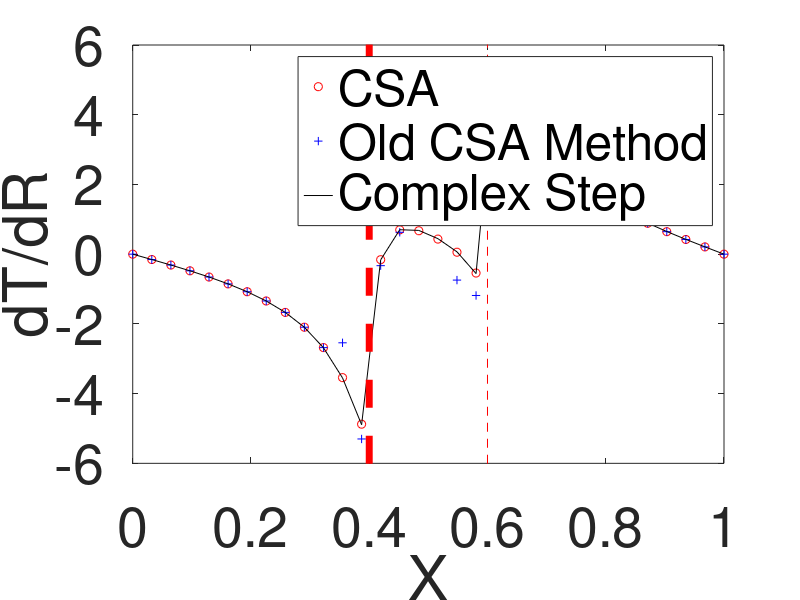
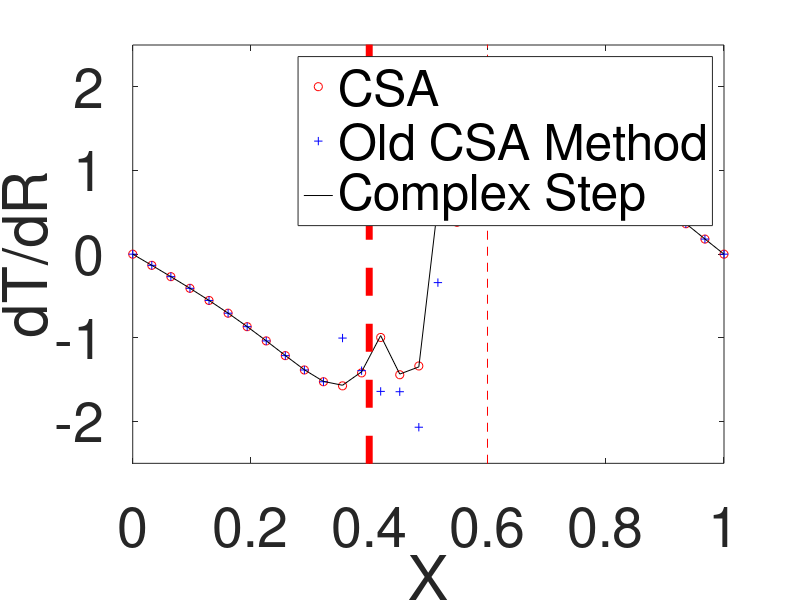

Write the MATLAB code that produced these figures, in order.
clc;
clear all;
close all
% ----------------------------------------------------------------------- %
fontsize = 40;
linewdith = 5;
markersize = 15;
% ----------------------------------------------------------------------- %
% T0 = dlmread('T0.txt');
% T1 = dlmread('T1.txt');
% X = dlmread('X.txt');
% Y = dlmread('Y.txt');
% 
% % dTdX = (T1 - T0) / 0.001;
% dTdX = imag(T1) / 0.001;
% dlmwrite('complex_step_dTdX.txt', dTdX);
% dlmwrite('complex_step_X.txt', X);
% dlmwrite('complex_step_Y.txt', Y);
% 
% figure,
% surf(X, Y, dTdX)

CS_dTdX = dlmread('complex_step_dTdX.txt');
CSA_dTdX = dlmread('CSA_dTdX.txt');
CSA_dTdX_Old = dlmread('CSA_dTdX_Old.txt');
X = dlmread('complex_step_X.txt');
Y = dlmread('complex_step_Y.txt');

figure,
plot(X(:, 16), CSA_dTdX(:, 16), 'ro',...
     X(:, 16), CSA_dTdX_Old(:, 16), 'b+',...
     X(:, 16), CS_dTdX(:, 16), 'k',...
     [0.6, 0.6], [-10, 10], 'r--',...
     [0.4, 0.4], [-10, 10], 'r--',...
     'linewidth', linewdith, 'markersize', markersize)
xlim([0, 1])
ylim([-6, 6])
xlabel('X', 'fontsize', fontsize)
ylabel('dT/dR', 'fontsize', fontsize)
legend('CSA', 'Old CSA Method', 'Complex Step')
% legend('CSA', 'Old CSA Method', 'Complex Step', 'location', 'best')
set(gca, 'fontsize', fontsize)

figure,
plot(X(:, 13), CSA_dTdX(:, 13), 'ro',...
     X(:, 13), CSA_dTdX_Old(:, 13), 'b+',...
     X(:, 13), CS_dTdX(:, 13), 'k',...
     [0.6, 0.6], [-10, 10], 'r--',...
     [0.4, 0.4], [-10, 10], 'r--',...
     'linewidth', linewdith, 'markersize', markersize)
xlim([0, 1])
ylim([-2.5, 2.5])
xlabel('X', 'fontsize', fontsize)
ylabel('dT/dR', 'fontsize', fontsize)
legend('CSA', 'Old CSA Method', 'Complex Step')
% legend('CSA', 'Old CSA Method', 'Complex Step', 'location', 'best')
set(gca, 'fontsize', fontsize)